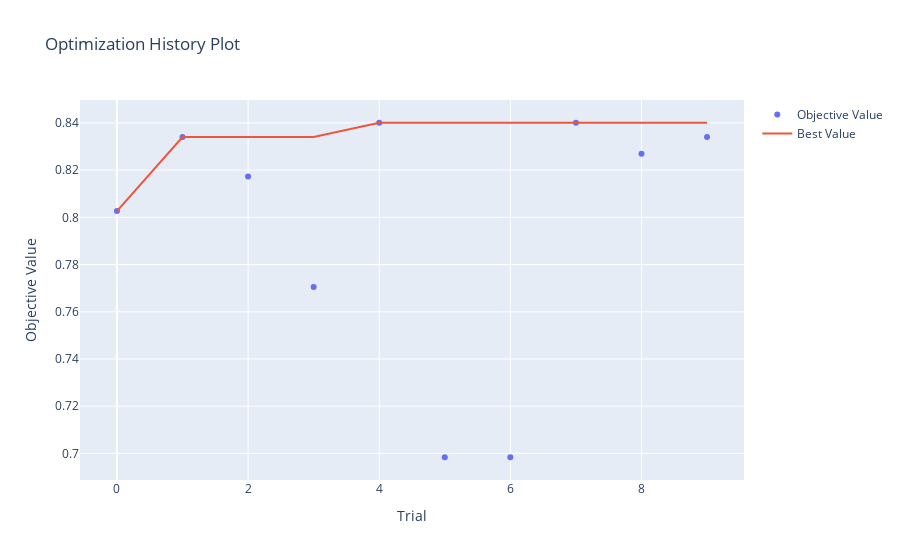
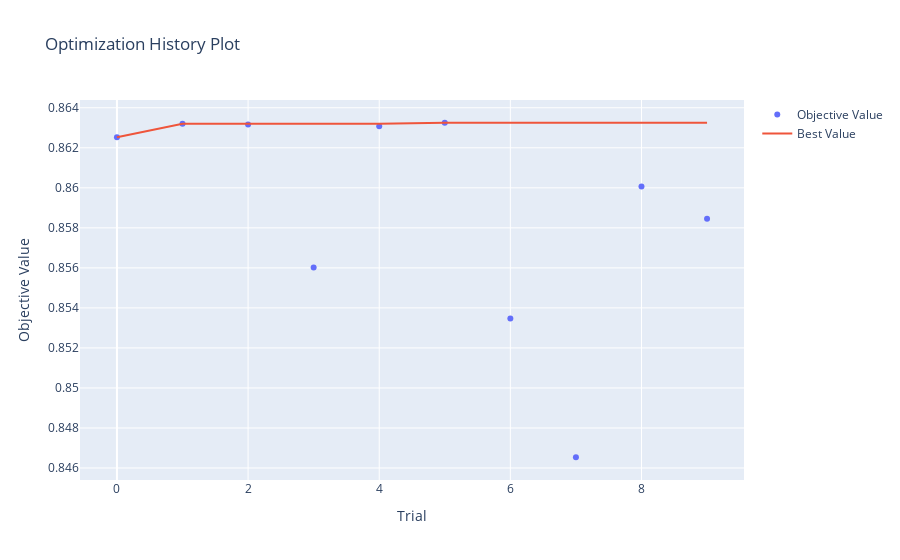
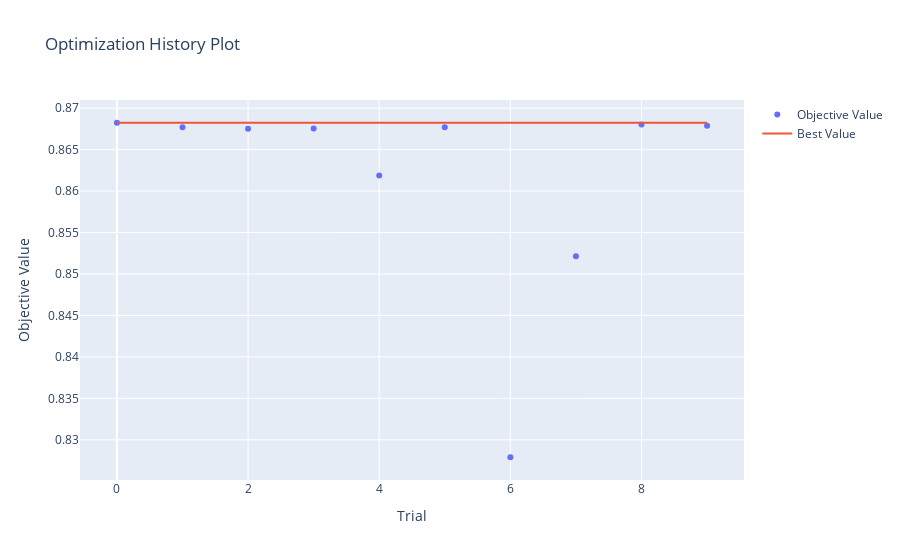
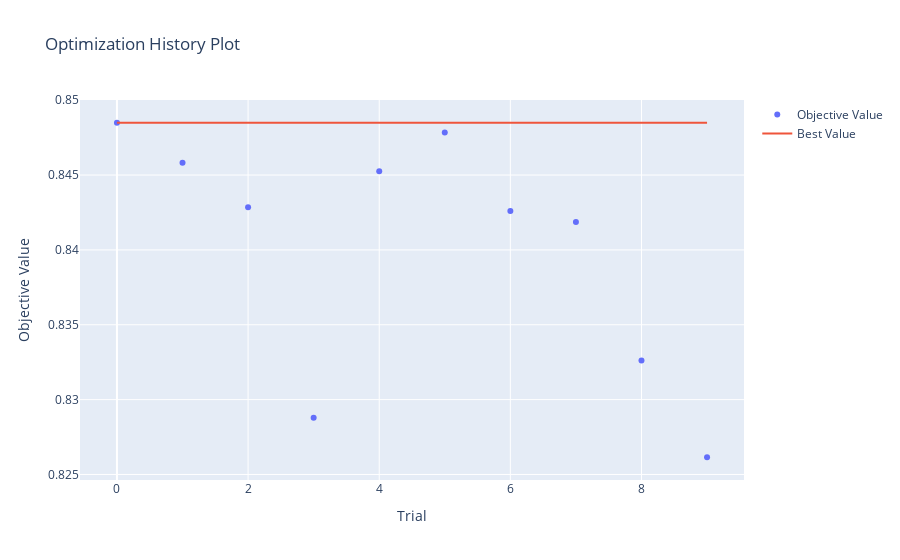

The code cell stored with these charts, in order, in its notebook:
### Code cell
optuna.visualization.plot_optimization_history(study_decision_tree).show()
print("Decision Tree Best Value : ", study_decision_tree.best_value)
print("Decision Tree Best Parameters : ", study_decision_tree.best_params)

optuna.visualization.plot_optimization_history(study_random_forest).show()
print("Random Forest Best Value : ", study_random_forest.best_value)
print("Random Forest Best Parameters : ", study_random_forest.best_params)

optuna.visualization.plot_optimization_history(study_gradient_boosting).show()
print("Gradient Boosting Best Value : ", study_gradient_boosting.best_value)
print("Gradient Boosting Best Parameters : ", study_gradient_boosting.best_params)

optuna.visualization.plot_optimization_history(study_adaboost).show()
print("Adaboost Best Value : ", study_adaboost.best_value)
print("Adaboost Best Parameters : ", study_adaboost.best_params)

optuna.visualization.plot_optimization_history(study_xgboost).show()
print("XGBoost Best Value : ", study_xgboost.best_value)
print("XGBoost Best Parameters : ", study_xgboost.best_params)

### Figure 1 — Plotly figure (JSON) as saved in the notebook; plotly's stock layout.template omitted (floating-point values rounded to 4 significant figures)
{"data": [{"mode": "markers", "name": "Objective Value", "x": [0, 1, 2, 3, 4, 5, 6, 7, 8, 9], "y": [0.8027, 0.834, 0.8173, 0.7705, 0.8401, 0.6984, 0.6984, 0.8401, 0.8269, 0.834], "type": "scatter"}, {"mode": "lines", "name": "Best Value", "x": [0, 1, 2, 3, 4, 5, 6, 7, 8, 9], "y": [0.8027, 0.834, 0.834, 0.834, 0.8401, 0.8401, 0.8401, 0.8401, 0.8401, 0.8401], "type": "scatter"}, {"marker": {"color": "#cccccc"}, "mode": "markers", "name": "Infeasible Trial", "showlegend": false, "x": [], "y": [], "type": "scatter"}], "layout": {"title": {"text": "Optimization History Plot"}, "xaxis": {"title": {"text": "Trial"}}, "yaxis": {"title": {"text": "Objective Value"}}}}

### Figure 2 — Plotly figure (JSON) as saved in the notebook; plotly's stock layout.template omitted (floating-point values rounded to 4 significant figures)
{"data": [{"mode": "markers", "name": "Objective Value", "x": [0, 1, 2, 3, 4, 5, 6, 7, 8, 9], "y": [0.8625, 0.8632, 0.8632, 0.856, 0.8631, 0.8633, 0.8535, 0.8465, 0.8601, 0.8585], "type": "scatter"}, {"mode": "lines", "name": "Best Value", "x": [0, 1, 2, 3, 4, 5, 6, 7, 8, 9], "y": [0.8625, 0.8632, 0.8632, 0.8632, 0.8632, 0.8633, 0.8633, 0.8633, 0.8633, 0.8633], "type": "scatter"}, {"marker": {"color": "#cccccc"}, "mode": "markers", "name": "Infeasible Trial", "showlegend": false, "x": [], "y": [], "type": "scatter"}], "layout": {"title": {"text": "Optimization History Plot"}, "xaxis": {"title": {"text": "Trial"}}, "yaxis": {"title": {"text": "Objective Value"}}}}

### Figure 3 — Plotly figure (JSON) as saved in the notebook; plotly's stock layout.template omitted (floating-point values rounded to 4 significant figures)
{"data": [{"mode": "markers", "name": "Objective Value", "x": [0, 1, 2, 3, 4, 5, 6, 7, 8, 9], "y": [0.8682, 0.8677, 0.8675, 0.8675, 0.8619, 0.8677, 0.8279, 0.8521, 0.868, 0.8679], "type": "scatter"}, {"mode": "lines", "name": "Best Value", "x": [0, 1, 2, 3, 4, 5, 6, 7, 8, 9], "y": [0.8682, 0.8682, 0.8682, 0.8682, 0.8682, 0.8682, 0.8682, 0.8682, 0.8682, 0.8682], "type": "scatter"}, {"marker": {"color": "#cccccc"}, "mode": "markers", "name": "Infeasible Trial", "showlegend": false, "x": [], "y": [], "type": "scatter"}], "layout": {"title": {"text": "Optimization History Plot"}, "xaxis": {"title": {"text": "Trial"}}, "yaxis": {"title": {"text": "Objective Value"}}}}

### Figure 4 — Plotly figure (JSON) as saved in the notebook; plotly's stock layout.template omitted (floating-point values rounded to 4 significant figures)
{"data": [{"mode": "markers", "name": "Objective Value", "x": [0, 1, 2, 3, 4, 5, 6, 7, 8, 9], "y": [0.8485, 0.8458, 0.8428, 0.8288, 0.8453, 0.8478, 0.8426, 0.8419, 0.8326, 0.8262], "type": "scatter"}, {"mode": "lines", "name": "Best Value", "x": [0, 1, 2, 3, 4, 5, 6, 7, 8, 9], "y": [0.8485, 0.8485, 0.8485, 0.8485, 0.8485, 0.8485, 0.8485, 0.8485, 0.8485, 0.8485], "type": "scatter"}, {"marker": {"color": "#cccccc"}, "mode": "markers", "name": "Infeasible Trial", "showlegend": false, "x": [], "y": [], "type": "scatter"}], "layout": {"title": {"text": "Optimization History Plot"}, "xaxis": {"title": {"text": "Trial"}}, "yaxis": {"title": {"text": "Objective Value"}}}}
